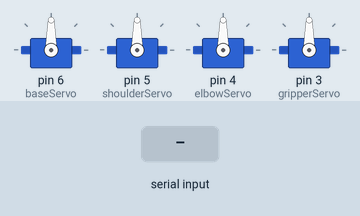
Bench run of a sketch on a simulated Arduino Uno, built with avr-gcc and run on an emulated ATmega328P. Shown: 4 × servo. Inputs (shaded band) come from the test bench.

Above: at 1.2 s.
1.3 s: "<90,45>" received over Serial
At 1.9 s:
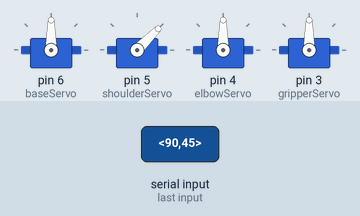
2.8 s: "<30,150>" received over Serial
At 3.1 s:
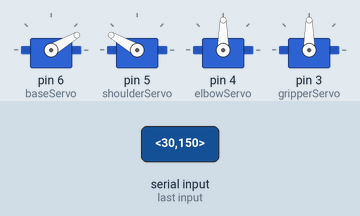
4.3 s: "<1,90>" received over Serial
At 5.4 s:
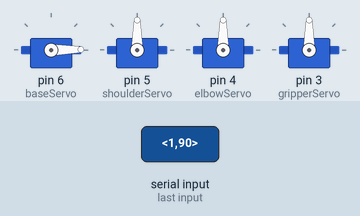
Timing chart, 0 to 7.3 s (numbered marks = the images above; inputs shaded):
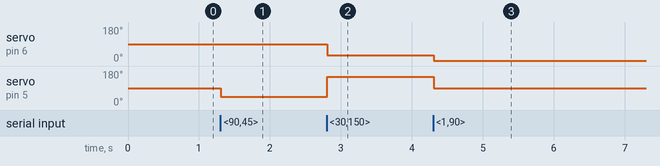

Measured:
- after the input at 1.3 s, servo on pin 5 (shoulderServo): 90° → 45° at once
- after the input at 2.8 s, servo on pin 6 (baseServo): 90° → 30° at once; servo on pin 5 (shoulderServo): 45° → 150° at once
- after the input at 4.3 s, servo on pin 6 (baseServo): 30° → 1° at once; servo on pin 5 (shoulderServo): 150° → 90° at once

The sketch:

facetracking.ino
```cpp
#include <Servo.h>

Servo baseServo;      // X-axis (base rotation)
Servo shoulderServo;  // Y-axis (tilt up/down)
Servo elbowServo;     // optional - pin 4
Servo gripperServo;   // optional - pin 3

String inputString = "";
boolean newData = false;

void setup() {
  Serial.begin(9600);

  baseServo.attach(6);       // Base servo (X)
  shoulderServo.attach(5);   // Shoulder servo (Y)
  elbowServo.attach(4);      // Free for future
  gripperServo.attach(3);    // Free for future

  baseServo.write(90);
  shoulderServo.write(90);
}

void loop() {
  recvWithStartEndMarkers();
  if (newData) {
    parseData();
    newData = false;
  }
}

void recvWithStartEndMarkers() {
  static boolean recvInProgress = false;
  char startMarker = '<';
  char endMarker = '>';
  char rc;

  while (Serial.available() > 0 && newData == false) {
    rc = Serial.read();

    if (recvInProgress) {
      if (rc != endMarker) {
        inputString += rc;
      } else {
        recvInProgress = false;
        newData = true;
      }
    } else if (rc == startMarker) {
      inputString = "";
      recvInProgress = true;
    }
  }
}

void parseData() {
  int commaIndex = inputString.indexOf(',');
  if (commaIndex > 0) {
    int x = inputString.substring(0, commaIndex).toInt();
    int y = inputString.substring(commaIndex + 1).toInt();

    x = constrain(x, 0, 180);
    y = constrain(y, 0, 180);

    baseServo.write(x);        // Horizontal movement
    shoulderServo.write(y);    // Vertical movement
  }
}
```
